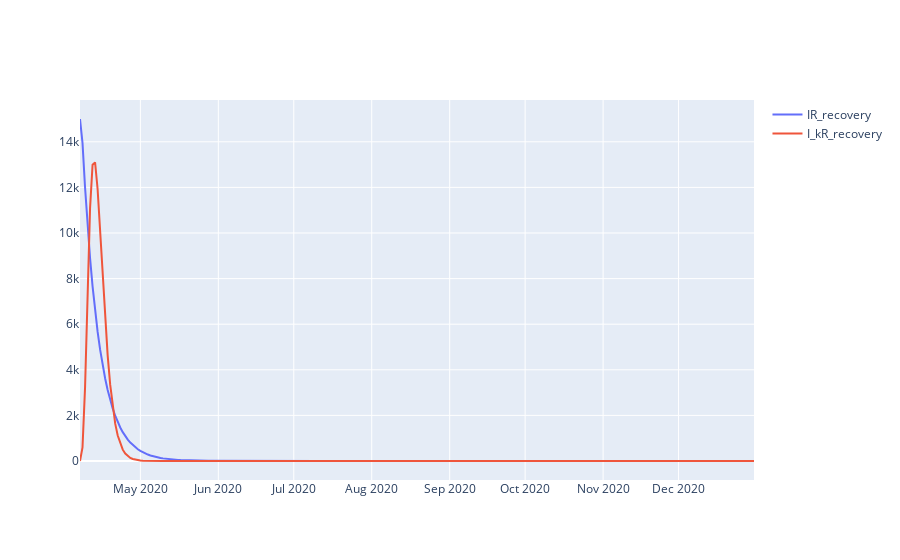

This figure's notebook cell:
### Markdown cell above
**Comparing the two**

### Code cell
epoch1 = m.get_epoch()
epoch2 = m2.get_epoch()

fig = go.Figure()
fig = fig.add_trace(go.Scatter(x = epoch.index_to_dti(m.times), y = m.get_derived_outputs_df()['recovery'], name = "IR_recovery"))
#fig = px.line(m2.get_derived_outputs_df())
fig = fig.add_trace(go.Scatter(x = epoch.index_to_dti(m2.times), y = m2.get_derived_outputs_df()['recovery'], name = "I_kR_recovery"))
fig.show()

### Figure 1 — Plotly figure (JSON) as saved in the notebook; plotly's stock layout.template omitted (floating-point values rounded to 4 significant figures; data arrays with more than 128 entries replaced by an {"elided": "..."} marker saying what was removed)
{"data": [{"name": "IR_recovery", "type": "scatter", "x": {"elided": "269 str values"}, "y": {"elided": "269 float values"}}, {"name": "I_kR_recovery", "type": "scatter", "x": {"elided": "269 str values"}, "y": {"elided": "269 float values"}}], "layout": {}}
